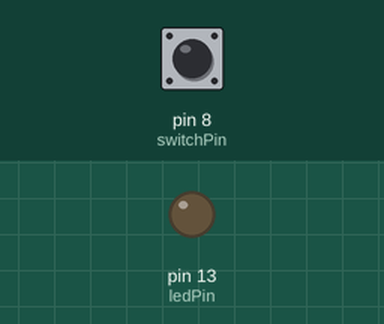
Recording of a sketch running on a simulated Arduino Uno, built with avr-gcc and run on an emulated ATmega328P. Shown: output pins drawn as LEDs (lit = HIGH). The inputs (shaded band) are chosen by the test bench; at power-on: pin 8 (switchPin) LOW.

Above: at 1.2 s.
1.3 s: pin 8 (switchPin) pulled HIGH for 0.15 s
At 1.37 s:
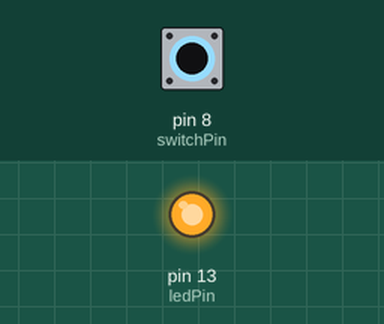
2.9 s: pin 8 (switchPin) pulled HIGH for 3.2 s
At 7.1 s:
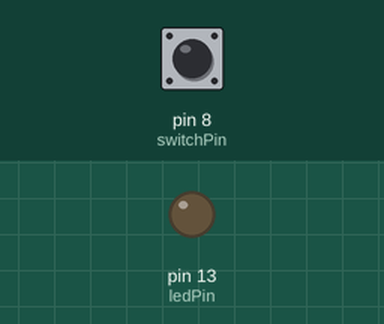
Timing chart, 0 to 8.6 s (numbered marks = the images above; inputs shaded):
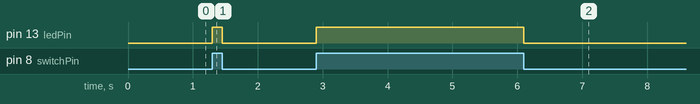

Measured:
- after the input at 1.3 s, pin 13 (ledPin): LOW → HIGH at once, → LOW 0.15 s later
- after the input at 2.9 s, pin 13 (ledPin): LOW → HIGH at once, → LOW 3.2 s later

The sketch:

demo2.ino
```cpp
int switchPin = 8;
int ledPin = 13;

void setup() {
  pinMode(switchPin, INPUT);
  pinMode(ledPin, OUTPUT);
}

void loop() {
  if (digitalRead(switchPin) == HIGH) {
    digitalWrite(ledPin, HIGH);
  } else {
    digitalWrite(ledPin, LOW);
  }
}
```

debounce.ino
```cpp
boolean debounce(boolean last) {
  boolean current = digitalRead(switchPin);
}
```
